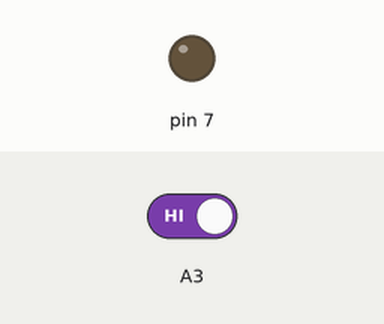
Simulated run of this sketch. Board: Arduino Uno, built with avr-gcc and run on an emulated ATmega328P. Shown: output pins drawn as LEDs (lit = HIGH). Dashed ring = blinking. Inputs (shaded band) come from the test bench; at power-on: A3 HIGH.

Above: at 1.2 s.
1.3 s: A3 driven LOW
At 2.45 s:
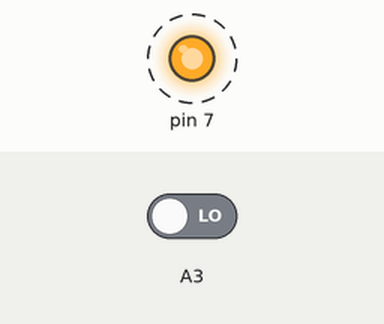
4.3 s: A3 driven HIGH
At 4.9 s:
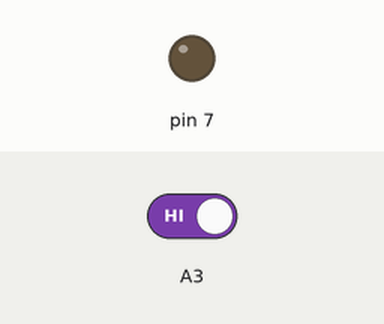
Timing chart, 0 to 7.3 s (numbered marks = the images above; inputs shaded):
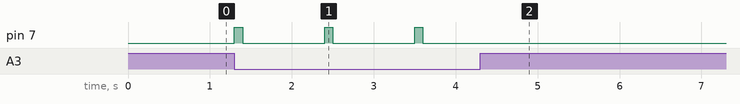

Measured:
- after the input at 1.3 s, pin 7: alternates HIGH for 0.10 s and LOW for 1.0 s, starting at once
- after the input at 4.3 s, pin 7: stops changing and stays LOW

The sketch:

soil_moisture_sensor.ino
```cpp
int a;
void setup() {
  pinMode(7,OUTPUT);
  pinMode(A3,INPUT);
}

void loop() {
  a=digitalRead(A3);
  if (a==LOW)
  {
   digitalWrite(7,HIGH);
   delay(100);
   digitalWrite(7,LOW);
   delay(1000);
  }
  else
  {
    digitalWrite(7,LOW);
  }
}
```
